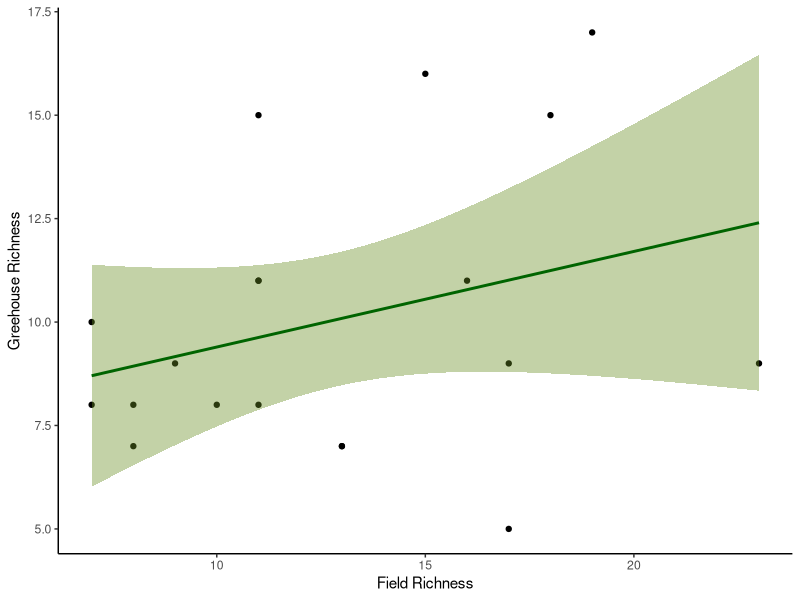
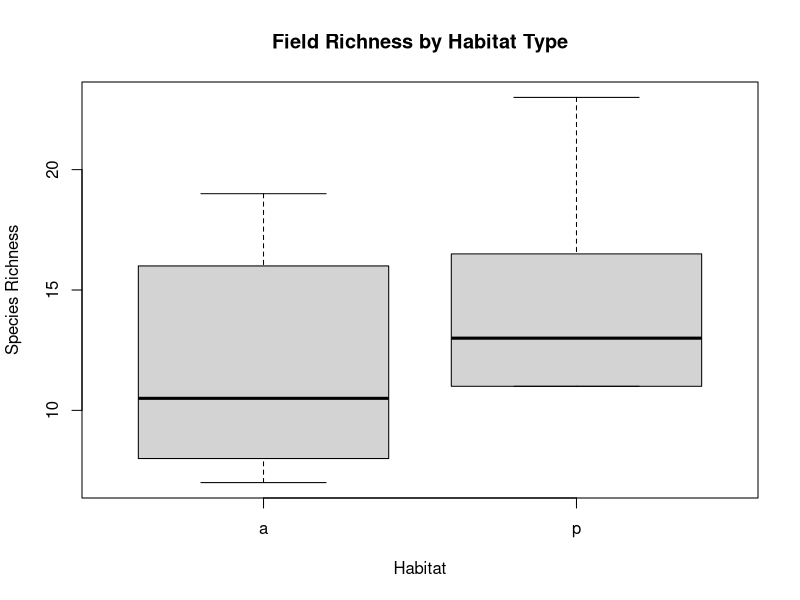
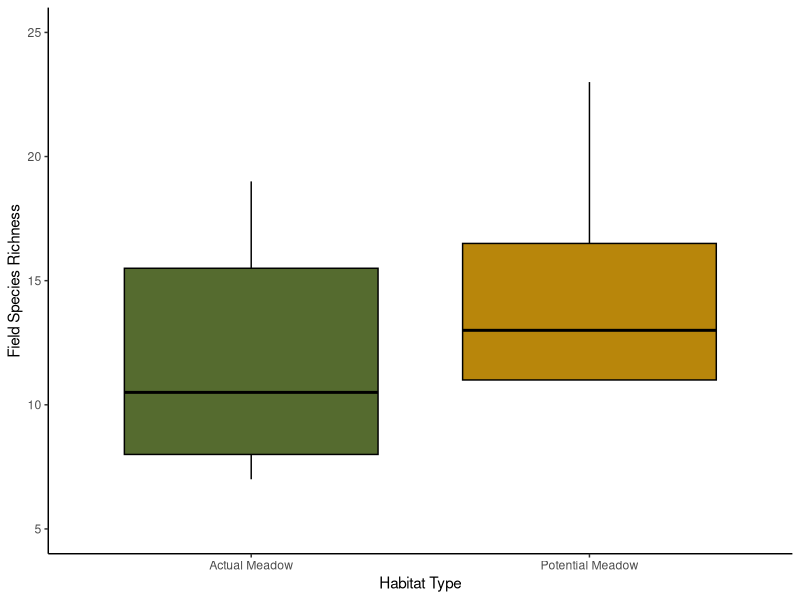
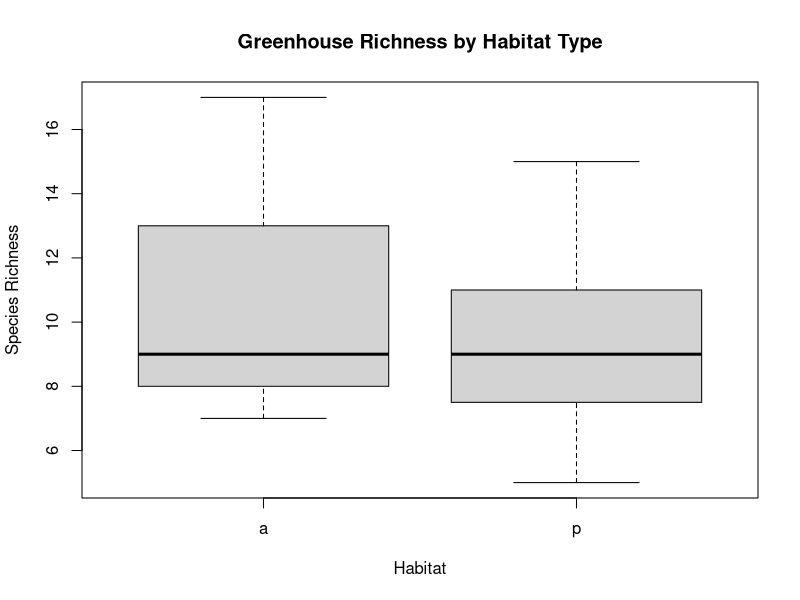
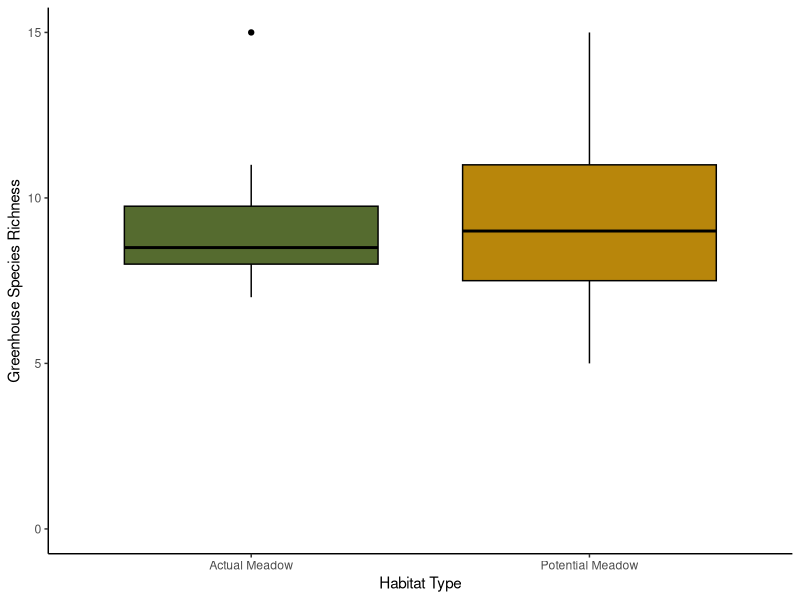
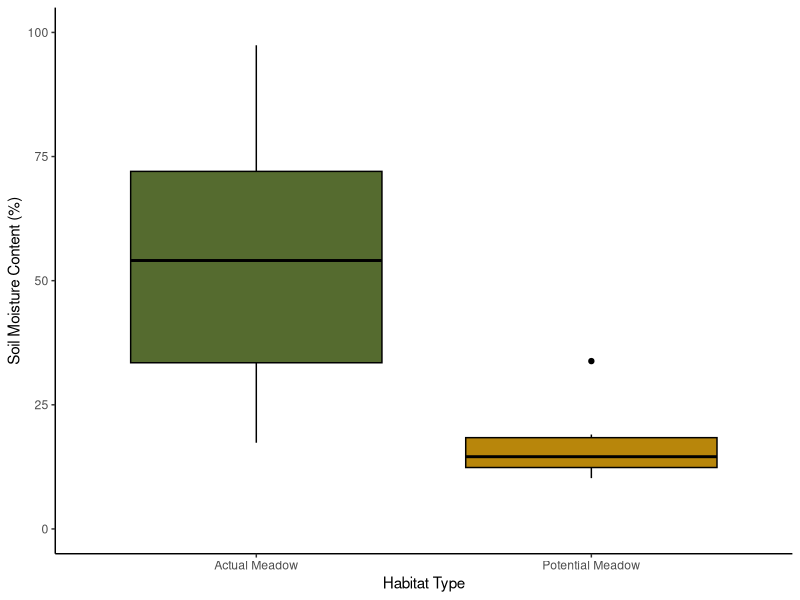
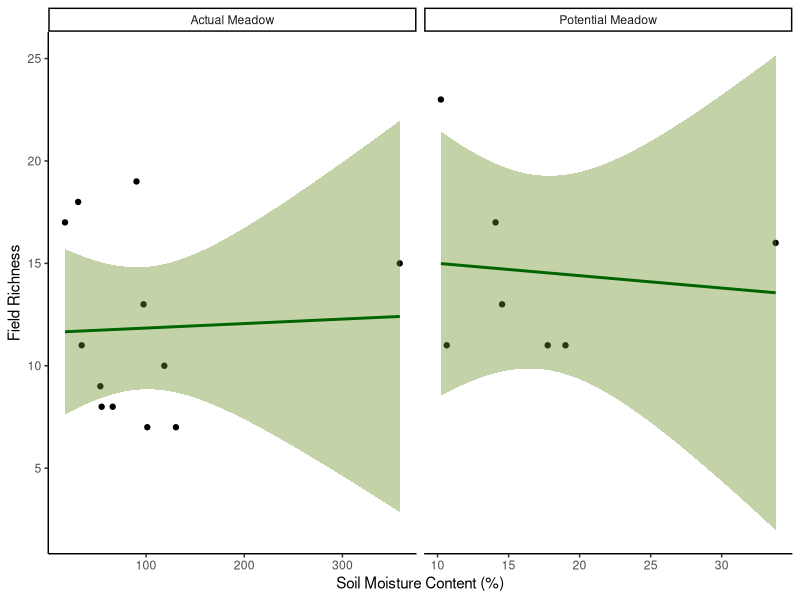
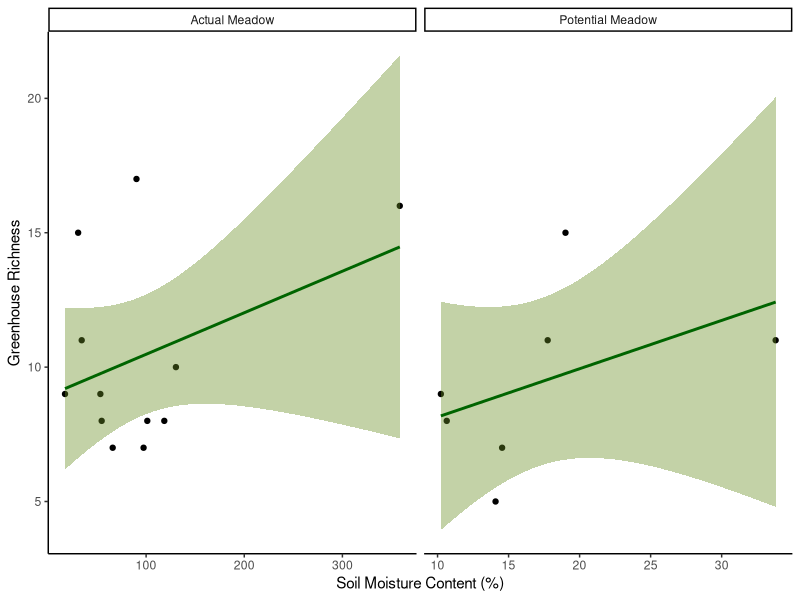

Write the R code that produced these figures, in order.
## ---- chunk 1
knitr::opts_chunk$set(echo = TRUE)
library(here)
library(tidyverse)

# Color Options:

color.palatte <- c("mediumblue", "darkred") 
fun.palatte <- c("darkolivegreen","darkgoldenrod")
## ---- chunk 2

##greenhouse.n <- SRWC_seedbank_greenhouse_2024_02_21_n
  
greenhouse.n <- read.csv(here("data/SRWC-seedbank_greenhouse_2024-02-21_n.csv"), header = TRUE)

greenhouse.n$X <- NULL


## ---- chunk 3

# switch to long format (same data)
greenhouse.long <- greenhouse.n %>% 
  pivot_longer(cols = rf.1.a:control, names_to = "plot", values_to = "count")

# summary by date
greenhouse.summary <- greenhouse.long %>% 
  group_by(date, observer, plot) %>% 
  dplyr::summarise(
    Richness = sum(count>0, na.rm = TRUE))

View(greenhouse.summary)

## ---- chunk 4

# switch to long format (same data)
greenhouse.long <- greenhouse.n %>% 
  pivot_longer(cols = rf.1.a:control, names_to = "plot", values_to = "count")

# summary by species max count
greenhouse.sum <- greenhouse.long %>% 
  group_by(species, plot) %>% 
  dplyr::summarise(
    count.max = max(count, na.rm = TRUE)) %>%
  filter(count.max > 0)

#View(greenhouse.sum)

# remove species present in control trays
control.species <- greenhouse.sum %>% 
  filter(plot == "control") %>% 
  select(species) %>% 
  unlist()

greenhouse.sum.clean <- greenhouse.sum %>%
  filter(!(species %in% control.species))


# summarize by plots for richness
greenhouse.max.summary <- greenhouse.sum.clean %>%
  group_by(plot) %>%
  dplyr::summarise(
    greenhouse.richness = sum(count.max > 0, na.rm = TRUE)
  )

greenhouse.max.summary


## ---- chunk 5

##field.data <- SRWC_seedbank_plant_survey_2024_02_26

field.data.raw <- read.csv(here("data/SRWC-seedbank_plant-survey_2024-02-26.csv"), header = TRUE)

# removing duplicate rows
dup.1 <- which(field.data.raw$plot == "rf.6.a" & field.data.raw$species.code == "unkfb")[2]
dup.2 <- which(field.data.raw$plot == "rf.4.p" & field.data.raw$species.code == "sidore")[2]
drop <- c(dup.1, dup.2)

field.data <- field.data.raw %>% filter(!row_number() %in% drop)

## ---- chunk 6


field.summary <- field.data %>%
  group_by(plot, habitat) %>%
  dplyr::summarise(
    field.richness = sum(species.count > 0, na.rm = TRUE))

field.summary

## ---- chunk 7

combined.sum <- left_join(greenhouse.max.summary, field.summary, by = "plot")

## ---- chunk 8

combined.summary <- na.omit(combined.sum)

## ---- chunk 9

combined.lm = lm(greenhouse.richness ~ field.richness, data = combined.summary)

combined.lm

summary(combined.lm)
## ---- chunk 10

GH.vs.field.regression <- ggplot(combined.summary, aes(x=field.richness, y=greenhouse.richness)) +
    geom_point()+
    theme_classic()+
    xlab("Field Richness")+
    ylab("Greehouse Richness")+
         geom_smooth(method=lm, color="darkgreen", fill="olivedrab")

GH.vs.field.regression

ggsave(plot = GH.vs.field.regression, filename = "figures/GH-vs-field-regression.png", width = 6, height = 4, units = "in")

## ---- chunk 11

boxplot(field.richness~habitat, data=combined.summary, main="Field Richness by Habitat Type", xlab = "Habitat", ylab = "Species Richness")
## ---- chunk 12
  
field.richness.by.habitat <- combined.summary %>%
      ggplot(aes(x=habitat, y=field.richness))+
      geom_boxplot(aes(fill=habitat, col = fun.palatte), colour="black") +
      labs(x= "Habitat Type", y="Field Species Richness")+
      theme_classic() +
        scale_x_discrete(labels=c("Actual Meadow", "Potential Meadow", "N/A")) +
        scale_y_continuous(limits=c(5,25), breaks=c(5, 10, 15, 20, 25))+
        scale_fill_manual(values= fun.palatte) +
  theme(legend.position = "none")

field.richness.by.habitat

ggsave(plot = field.richness.by.habitat, filename = "figures/field_richness_by_habitat.png", width = 6, height = 4, units = "in")
## ---- chunk 13

fieldrichness.aov = aov(field.richness~habitat, data=combined.summary)

  summary(fieldrichness.aov)
  
## ---- chunk 14

boxplot(greenhouse.richness~habitat, data=combined.summary, main="Greenhouse Richness by Habitat Type", xlab = "Habitat", ylab = "Species Richness") 
 
## ---- chunk 15
  
GH.richness.by.habitat <- combined.summary %>%
      ggplot(aes(x=habitat, y=greenhouse.richness))+
      geom_boxplot(aes(fill=habitat, col = color.palatte), colour="black") +
      labs(x= "Habitat Type", y="Greenhouse Species Richness")+
      theme_classic() +
        scale_x_discrete(labels=c("Actual Meadow", "Potential Meadow", "N/A")) +
        scale_y_continuous(limits=c(0,15), breaks=c(0, 5, 10, 15))+
        scale_fill_manual(values= fun.palatte)+
        theme(legend.position = "none")

GH.richness.by.habitat

ggsave(plot = GH.richness.by.habitat, filename = "figures/GH_richness_by_habitat.png", width = 6, height = 4, units = "in")

## ---- chunk 16

greenhouserichness.aov = aov(greenhouse.richness~habitat, data=combined.summary)

  summary(greenhouserichness.aov)
  
## ---- chunk 17

habitat.richness = aov(field.richness ~ habitat*greenhouse.richness, data=combined.summary)

summary(habitat.richness)
  
## ---- chunk 18

##soil.moisture <- SRWC_seedbank_soil_moisture_2023_09_20

soil.moisture <- read.csv(here("data/SRWC-seedbank_soil-moisture_2023-09-20.csv"), header = TRUE)

combined.summary <- left_join(combined.summary, soil.moisture, by = c("plot","habitat"))
  
## ---- chunk 19

moisture.lm = lm(moisture.content ~ habitat, data = soil.moisture)

moisture.lm

summary(moisture.lm)

## ---- chunk 20
  
soil.moisture.plot <- soil.moisture %>%
      ggplot(aes(x=habitat, y=moisture.content))+
      geom_boxplot(aes(fill=habitat, col = color.palatte), colour="black") +
      labs(x= "Habitat Type", y="Soil Moisture Content (%)")+
      theme_classic() +
        scale_x_discrete(labels=c("Actual Meadow", "Potential Meadow")) +
        scale_y_continuous(limits=c(0,100), breaks=c(0, 25, 50, 75, 100))+
        scale_fill_manual(values= fun.palatte)+
        theme(legend.position = "none")

soil.moisture.plot

ggsave(plot = soil.moisture.plot, filename = "figures/soil-moisture-plot.png", width = 6, height = 4, units = "in")
    
## ---- chunk 21

soilmoisture.aov = aov(moisture.content~habitat, data=soil.moisture)

  summary(soilmoisture.aov)
  
## ---- chunk 22

SMfield.lm = lm(field.richness ~ moisture.content, data=combined.summary)

SMfield.lm

summary(SMfield.lm)

## ---- chunk 23

SMGH.lm = lm(greenhouse.richness ~ moisture.content, data=combined.summary)

SMGH.lm

summary(SMGH.lm)

## ---- chunk 24

habitat.richness = aov(field.richness ~ habitat*moisture.content, data=combined.summary)

summary(habitat.richness)

habitat.richness.2 = aov(greenhouse.richness ~ habitat*moisture.content, data=combined.summary)

summary(habitat.richness.2)
  
## ---- chunk 25

habitat.names <- c(a="Actual Meadow", p="Potential Meadow")

field.richness.vs.soil.moisture <- ggplot(combined.summary, aes(x=moisture.content, y=field.richness)) +
  facet_wrap(vars(habitat),labeller=labeller(habitat=habitat.names), scales="free_x")+
    geom_point()+
    theme_classic()+
    xlab("Soil Moisture Content (%)")+
    ylab("Field Richness")+
         geom_smooth(method=lm, color="darkgreen", fill="olivedrab")

field.richness.vs.soil.moisture

ggsave(plot = field.richness.vs.soil.moisture, filename = "figures/field_richness_vs_soil_moisture.png", width = 6, height = 4, units = "in")

GH.richness.vs.soil.moisture <- ggplot(combined.summary, aes(x=moisture.content, y=greenhouse.richness)) +
  facet_wrap(vars(habitat),labeller=labeller(habitat=habitat.names), scales="free_x")+
    geom_point()+
    theme_classic()+
    xlab("Soil Moisture Content (%)")+
    ylab("Greenhouse Richness")+
         geom_smooth(method=lm, color="darkgreen", fill="olivedrab")

GH.richness.vs.soil.moisture

ggsave(plot = field.richness.vs.soil.moisture, filename = "figures/GH_richness_vs_soil_moisture.png", width = 6, height = 4, units = "in")
